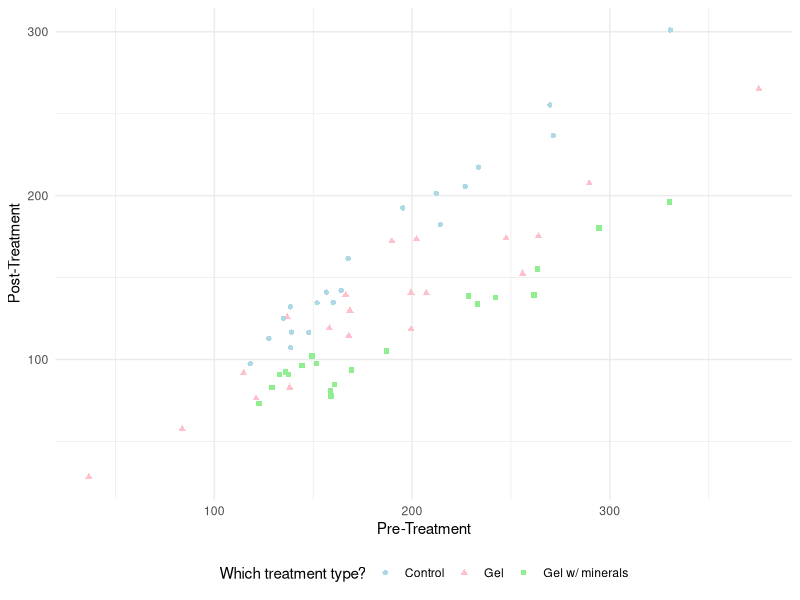
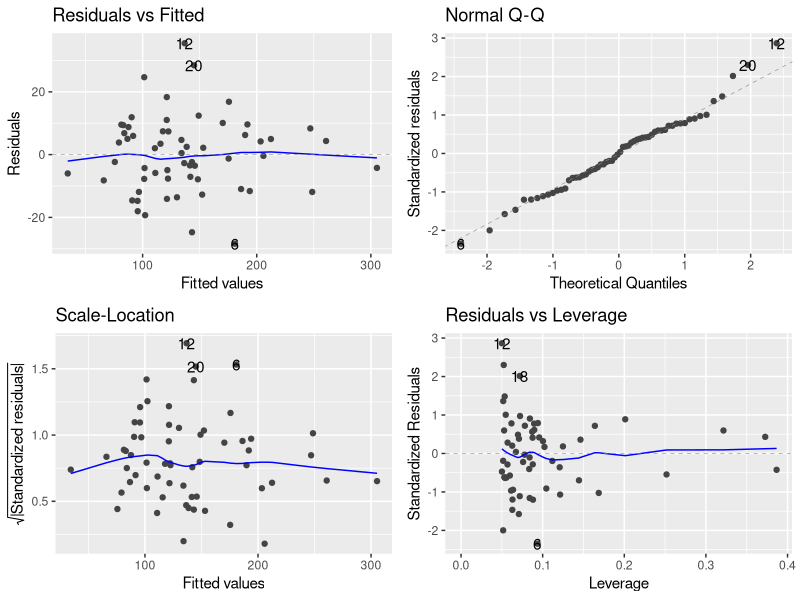

Recreate these plots in R, in order.
## ---- chunk 1
knitr::opts_chunk$set(echo = TRUE)
library(tidyverse)
library(knitr)
library(GGally)
library(ggfortify)
library(emmeans)
## ---- chunk 2
dead_seaminerals_data <- read_csv("deadseaminerals.csv", show_col_types=FALSE) |>
  mutate(trt_Grp = factor(trt_Grp, 
                          levels=c(3,1,2), 
                          labels=c("Control", "Gel", "Gel w/ minerals")))
glimpse(dead_seaminerals_data)
## ---- chunk 3

ggplot(dead_seaminerals_data, aes(x=pre_rough, y=post_rough, color=trt_Grp, shape=trt_Grp)) +
  geom_point() + 
  labs(x="Pre-Treatment",
       y="Post-Treatment",
       shape="Which treatment type?",
       color="Which treatment type?") +
  scale_color_manual(values=c("lightblue", "pink", "lightgreen")) +
  scale_shape_manual(values=c(16,17,15)) +
  theme_minimal() +
  theme(legend.position="bottom")
## ---- chunk 4
ancova_model <- lm(post_rough ~ pre_rough * trt_Grp, data = dead_seaminerals_data)
autoplot(ancova_model)
## ---- chunk 5
summary(ancova_model)
## ---- chunk 6
full_model <- lm(post_rough ~ pre_rough * trt_Grp, data = dead_seaminerals_data)

reduced_model <- lm(post_rough ~ pre_rough + trt_Grp, data = dead_seaminerals_data)

anova(reduced_model, full_model)
